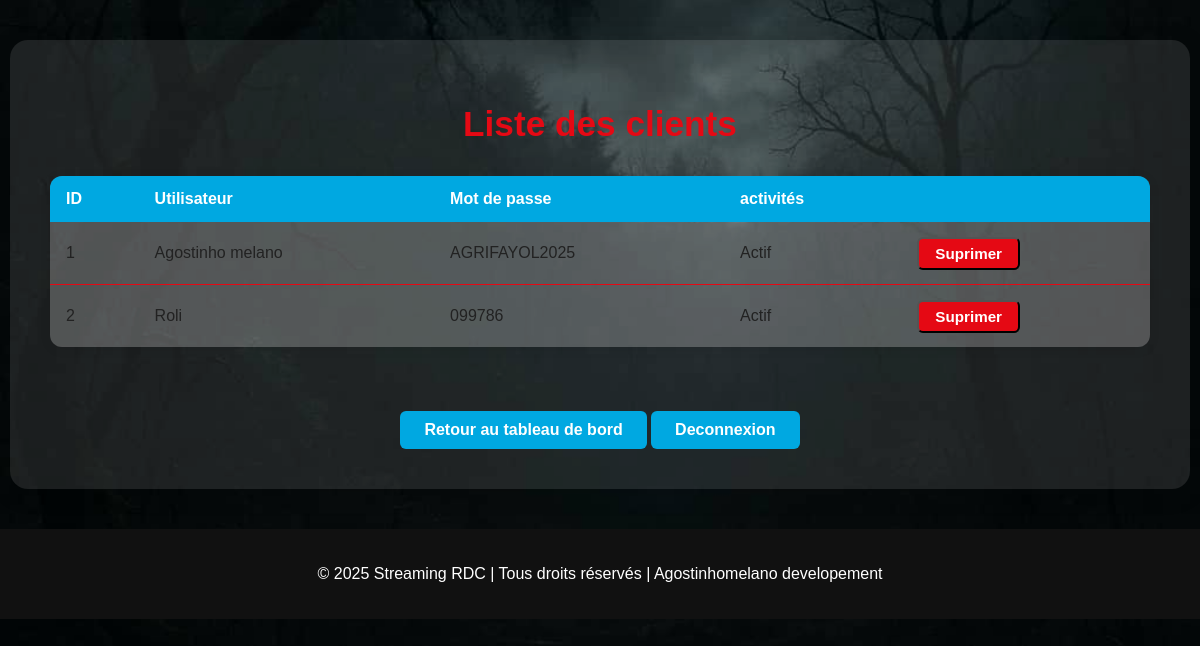
/admin/utilisateurs, run on an earlier commit of the app's database.
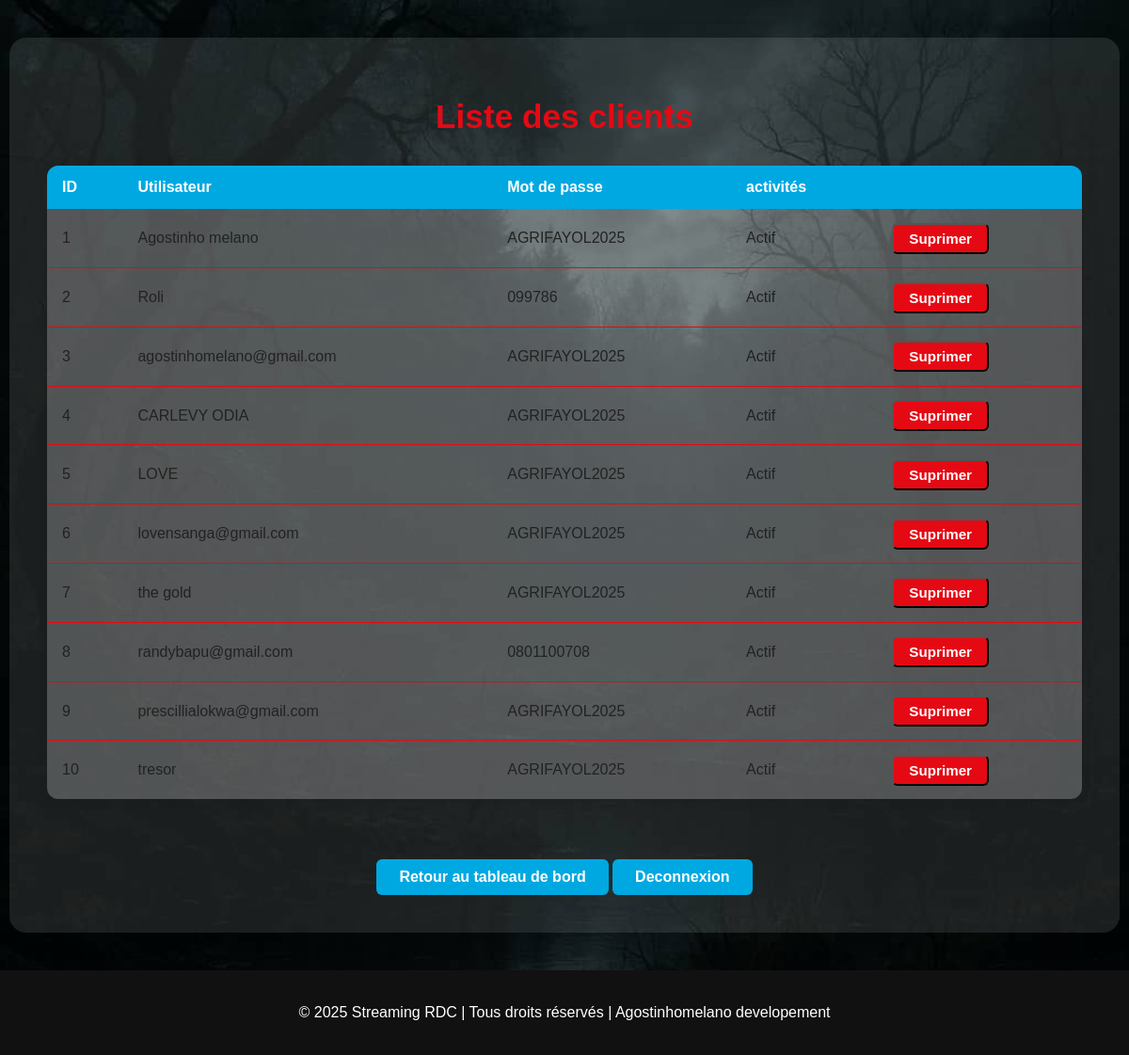
And on a later commit of the database.
### app.py (models this page shows, shortened)
class Utilisateurs(db.Model):
    id = db.Column(db.Integer, primary_key=True)
    nom = db.Column(db.String(30), nullable=False)
    mdp = db.Column(db.String(200), nullable=False)

### app.py (the view)
@app.route("/admin/utilisateurs")
def list_users():
    users = Utilisateurs.query.all()
    return render_template("admin/list_users.html", users=users)

### templates/admin/list_users.html (shortened to what this page needs)
<!DOCTYPE html>
<html lang="fr">
<head>
  <link rel="stylesheet" href="{{ url_for('static', filename='css/admin.css') }}">
</head>
<body>
  <div class="admin-container">
    <h1>Liste des clients</h1>
    <table class="admin-table">
      <thead>
        <tr>
          <th>ID</th>
          <th>Utilisateur</th>
          <th>Mot de passe</th>
          <th>activités</th>
          <th></th>
        </tr>
      </thead>
      <tbody>
        {% for user in users %}
        <tr>
          <td data-label="ID">{{ user.id }}</td>
          <td data-label="Utilisateur">{{ user.nom }}</td>
          <td data-label="Mot de passe">{{ user.mdp }}</td>
          <td data-label="activités">Actif</td>
          <td>
            <form action="{{url_for('supprimer_utilisateur',id=user.id)}}" method="post" class="delete-form">
                <button type="submit" class="btn-admin">Suprimer</button>
            </form>
          </td>
        </tr>
        {% endfor %}
      </tbody>
    </table>
    <a href="{{ url_for('accueil_admin') }}" class="btn-retour">Retour au tableau de bord</a>
    <a href="{{url_for('deconnexion_admin')}}" class="btn-retour">Deconnexion</a>
  </div>
  <footer>
    <p>© 2025 Streaming RDC | Tous droits réservés | Agostinhomelano developement</p>
  </footer>
</body>
</html>

### static/css/admin.css (style rules this page uses)
body { background: url("../image/backgroud.jpg") no-repeat center center/cover; min-height: 100vh; font-family: Arial, sans-serif; margin: 0; }
.admin-container { max-width: 1100px; margin: 40px auto; background: rgba(255,255,255,0.10); border-radius: 18px; padding: 2.5rem; box-shadow: 0 4px 24px rgba(0,0,0,0.15); color: #0a0a0a; text-align: center; }
.admin-container h1 { margin-bottom: 2rem; color: #e50914; font-size: 2.2rem; }
.btn-admin { display: inline-block; padding: 8px 18px; background: #e50914; color: #fff; border-radius: 6px; text-decoration: none; font-weight: bold; transition: background 0.3s; }
.btn-retour { display: inline-block; margin-top: 2rem; padding: 10px 24px; background: #00A8E1; color: #fff; border-radius: 6px; text-decoration: none; font-weight: bold; transition: background 0.3s; }
footer { background: #111; text-align: center; padding: 20px 0; font-size: 1rem; color: #fff; margin-top: 40px; width: 100%; }

### templates/admin/list_users.html (style rules this page uses)
.admin-table { width: 100%; border-collapse: collapse; margin: 2rem 0; background: rgba(255,255,255,0.15); border-radius: 12px; overflow: hidden; box-shadow: 0 2px 12px rgba(0,0,0,0.08); }
.admin-table th, .admin-table td { padding: 0.9rem 1rem; text-align: left; }
.admin-table th { background: #00A8E1; color: #fff; font-weight: bold; font-size: 1rem; }
.admin-table tr { border-bottom: 1px solid #e50914; }
.admin-table tr:last-child { border-bottom: none; }
.admin-table td { background: rgba(255,255,255,0.10); color: #222; }
.btn-admin { display: inline-block; padding: 6px 16px; background: #e50914; color: #fff; border-radius: 6px; text-decoration: none; font-weight: bold; transition: background 0.3s; font-size: 0.95rem; }

What changed in the data, as far as the page shows it:
added Utilisateurs: id "3", nom "agostinhomelano@gmail.com", mdp "AGRIFAYOL2025"
added Utilisateurs: id "4", nom "CARLEVY ODIA", mdp "AGRIFAYOL2025"
added Utilisateurs: id "5", nom "LOVE", mdp "AGRIFAYOL2025"
added Utilisateurs: id "6", nom "lovensanga@gmail.com", mdp "AGRIFAYOL2025"
added Utilisateurs: id "7", nom "the gold", mdp "AGRIFAYOL2025"
added Utilisateurs: id "8", nom "randybapu@gmail.com", mdp "0801100708"
added Utilisateurs: id "9", nom "prescillialokwa@gmail.com", mdp "AGRIFAYOL2025"
added Utilisateurs: id "10", nom "tresor", mdp "AGRIFAYOL2025"
